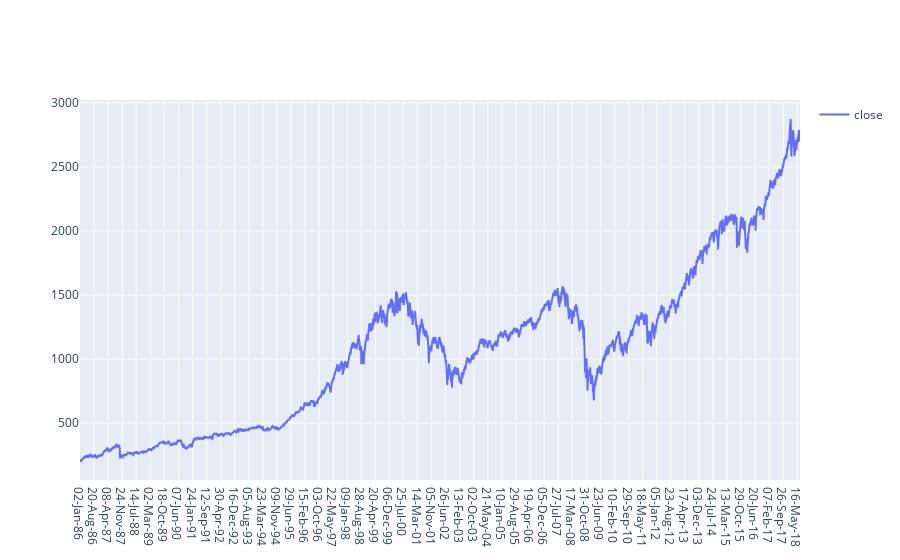

The notebook cell this image was saved under:
### Code cell
fig = go.Figure()
fig.add_trace(go.Scatter(x=df.date,y=df.close,mode='lines',name='close'))
fig.update_layout(showlegend=True)
fig.show()

### Figure 1 — Plotly figure (JSON) as saved in the notebook; plotly's stock layout.template omitted (floating-point values rounded to 4 significant figures; data arrays with more than 128 entries replaced by an {"elided": "..."} marker saying what was removed)
{"data": [{"mode": "lines", "name": "close", "type": "scatter", "x": {"elided": "8192 str values"}, "y": {"elided": "8192 float values"}}], "layout": {"showlegend": true}}
